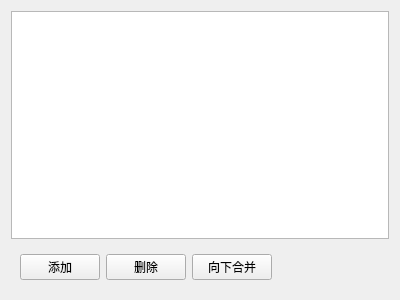
<?xml version="1.0" encoding="UTF-8"?>
<ui version="4.0">
 <class>PlpLayerForm</class>
 <widget class="QWidget" name="PlpLayerForm">
  <property name="geometry">
   <rect>
    <x>0</x>
    <y>0</y>
    <width>400</width>
    <height>300</height>
   </rect>
  </property>
  <property name="windowTitle">
   <string>Form</string>
  </property>
  <layout class="QVBoxLayout" name="verticalLayout">
   <item>
    <widget class="QListWidget" name="listWidget"/>
   </item>
   <item>
    <widget class="QWidget" name="widget" native="true">
     <layout class="QHBoxLayout" name="horizontalLayout">
      <item>
       <widget class="QPushButton" name="pushButton">
        <property name="text">
         <string>添加</string>
        </property>
       </widget>
      </item>
      <item>
       <widget class="QPushButton" name="pushButton_2">
        <property name="text">
         <string>删除</string>
        </property>
       </widget>
      </item>
      <item>
       <widget class="QPushButton" name="pushButton_3">
        <property name="text">
         <string>向下合并</string>
        </property>
       </widget>
      </item>
      <item>
       <spacer name="horizontalSpacer">
        <property name="orientation">
         <enum>Qt::Horizontal</enum>
        </property>
        <property name="sizeHint" stdset="0">
         <size>
          <width>40</width>
          <height>20</height>
         </size>
        </property>
       </spacer>
      </item>
     </layout>
    </widget>
   </item>
  </layout>
 </widget>
 <resources/>
 <connections/>
</ui>
